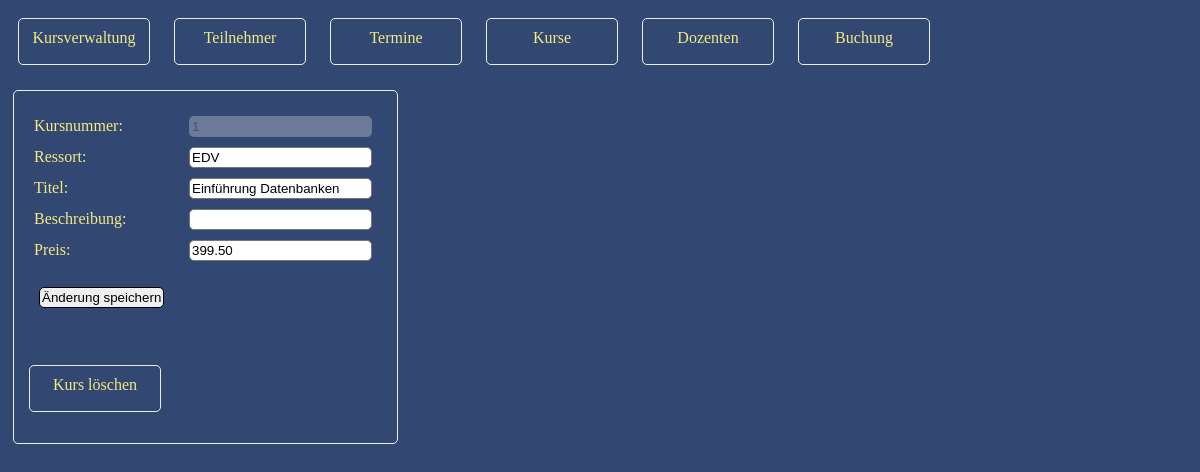
Page /1/kbearbeiten.php?kursnr=1 on the committed database.
### tables this page shows
CREATE TABLE IF NOT EXISTS kurs (
  kursnr int(11) NOT NULL AUTO_INCREMENT,
  ressort varchar(20) DEFAULT NULL,
  titel varchar(40) NOT NULL,
  beschreibung varchar(255) DEFAULT NULL,
  preis decimal(6,2) unsigned DEFAULT NULL,
  PRIMARY KEY (kursnr)
);

### 1/kurs.class.php (called while the page is built, shortened)
<?php
class kurs {
private $tabelle = "kurs";
 public function lesenDatensatz($id)
 {
     require("db.inc.php");
     if ($stmt = $mysqli -> prepare("SELECT ressort, titel, beschreibung, preis FROM " .$this->tabelle ." WHERE kursnr=?")) {
         $stmt->bind_param('i',$id);
         $stmt -> execute();
         $ergebnis = $stmt->get_result();
         $data = $ergebnis->fetch_assoc();
     return($data);
 }
 }
}
?>

### 1/kbearbeiten.php (the view, shortened to what this page needs)
<!DOCTYPE HTML>
<html>
<head>
<?php
    require_once("kurs.class.php");
?>
<link rel="stylesheet" type="text/css" href="styles.css" />
</head>
<body>
<?php
    require_once("navigation.inc.php");
?>
<?php
$kurs = new kurs();
if (isset($_POST["mode"])) {
      if($_POST["mode"] == "null"){
          $kurs->anlegen($_POST);
      }
     else {
          $kurs->bearbeiten($_POST);
      }
   header("refresh:3;url=kurse.php");
 }
else {
?>
<div class="ausgabe">
<?php
if (isset($_GET["kursnr"])) {
    $tData = $kurs->lesenDatensatz($_GET["kursnr"]);
    $kursnr = $_GET["kursnr"];
?>
<form action="kbearbeiten.php" method="POST">
<label for="kursnr">Kursnummer: </label><input type="text" id="kursnr" name="kursnr" value="<?php echo $kursnr; ?>" disabled/><br />
<label for="ressort">Ressort: </label><input type="text" id="ressort" name="ressort" value="<?php echo $tData['ressort']; ?>"/><br />
<label for="titel">Titel: </label><input type="text" id="titel" name="titel" value="<?php echo $tData['titel']; ?>"/><br />
<label for="beschreibung">Beschreibung: </label><input type="text" id="beschreibung" name="beschreibung" value="<?php echo $tData['beschreibung']; ?>"/><br />
<label for="preis">Preis: </label><input type="text" id="preis" name="preis" value="<?php echo $tData['preis']; ?>"/><br />
<p><input type="submit" value="Änderung speichern" /></p>
</form>
<p><a class="button" href="kloeschen.php?kursnr=<?php echo $kursnr; ?>">Kurs löschen</a></p>
<?PHP
}
?>
</div>
<?PHP
}
?>
</body>
</html>
</body>
</html>

### 1/styles.css (style rules this page uses)
body { background-color: #324873; color: #F2EB80; }
.button { color: #F2EB80; background-color: #324873; text-decoration: none; display: inline-block; min-width: 110px; height: 25px; text-align: center; margin: 10px; padding: 10px; border-style: groove; border-width: 1pt; border-radius: 5px; }
.ausgabe { display: inline-block; margin: 15px 5px 5px 5px; padding: 5px; border-style: groove; border-width: 1pt; border-radius: 5px; }
form { background-color: #324873; color: #F2EB80; margin: 5px; padding: 10px; }
input { margin: 5px; padding: 2px; border-style: solid; border-width: 1pt; border-radius: 5px; }
label { display: inline-block; min-width: 150px; }

### rows in the picture
kurs: ressort "EDV", titel "Einführung Datenbanken", preis "399.50"
